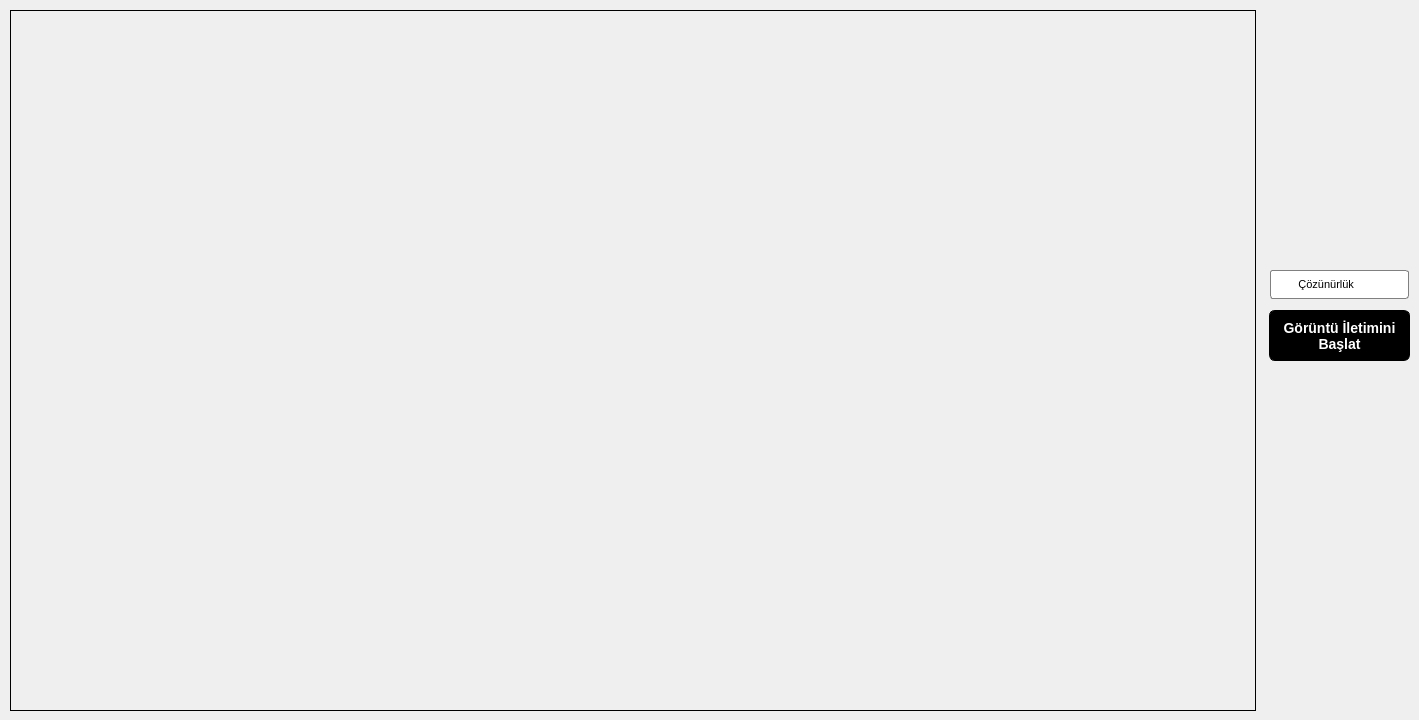
    <widget class="QWidget" name="tab_camera">
     <attribute name="title">
      <string>Kamera</string>
     </attribute>
     <widget class="QLabel" name="lb_camera">
      <property name="geometry">
       <rect>
        <x>10</x>
        <y>10</y>
        <width>1246</width>
        <height>701</height>
       </rect>
      </property>
      <property name="frameShape">
       <enum>QFrame::Box</enum>
      </property>
      <property name="text">
       <string/>
      </property>
     </widget>
     <widget class="QComboBox" name="cb_resolution">
      <property name="enabled">
       <bool>true</bool>
      </property>
      <property name="geometry">
       <rect>
        <x>1270</x>
        <y>270</y>
        <width>139</width>
        <height>29</height>
       </rect>
      </property>
      <property name="sizePolicy">
       <sizepolicy hsizetype="Preferred" vsizetype="Expanding">
        <horstretch>0</horstretch>
        <verstretch>0</verstretch>
       </sizepolicy>
      </property>
      <property name="font">
       <font>
        <pointsize>8</pointsize>
       </font>
      </property>
      <property name="toolTip">
       <string/>
      </property>
      <property name="styleSheet">
       <string notr="true">QComboBox {
    border: 1px solid gray;
    border-radius: 3px;
    padding: 1px 18px 1px 3px;
    min-width: 6em;
}

QComboBox QAbstractItemView
{
  selection-color: black;
  selection-background-color:rgb(14, 139, 255);
}

QComboBox::drop-down {
    border-bottom-right-radius: 3px;
}

</string>
      </property>
      <property name="currentText">
       <string comment="asdsad" extracomment="asdsa">        Çözünürlük</string>
      </property>
      <item>
       <property name="text">
        <string>        Çözünürlük</string>
       </property>
      </item>
      <item>
       <property name="text">
        <string>1080p</string>
       </property>
      </item>
      <item>
       <property name="text">
        <string>720p</string>
       </property>
      </item>
      <item>
       <property name="text">
        <string>480p</string>
       </property>
      </item>
      <item>
       <property name="text">
        <string>360p</string>
       </property>
      </item>
      <item>
       <property name="text">
        <string>240p</string>
       </property>
      </item>
      <item>
       <property name="text">
        <string>144p</string>
       </property>
      </item>
     </widget>
     <widget class="QPushButton" name="bt_cameraStart">
      <property name="geometry">
       <rect>
        <x>1269</x>
        <y>310</y>
        <width>141</width>
        <height>51</height>
       </rect>
      </property>
      <property name="minimumSize">
       <size>
        <width>0</width>
        <height>32</height>
       </size>
      </property>
      <property name="font">
       <font>
        <family>Arial</family>
        <pointsize>-1</pointsize>
        <weight>75</weight>
        <bold>true</bold>
        <underline>false</underline>
        <strikeout>false</strikeout>
       </font>
      </property>
      <property name="styleSheet">
       <string notr="true">QPushButton {
	box-shadow:inset 0px 1px 0px 0px #f29c93;
	background:linear-gradient(to bottom, #fe1a00 5%, #ce0100 100%);
	background-color:black;
	border-radius:6px;
	border:1px solid black;
	display:inline-block;
	cursor:pointer;
	color:#ffffff;
	font-family:Arial;
	font-size:14px;
	font-weight:bold;
	text-decoration:none;
	text-shadow:0px 1px 0px #b23e35;
}
QPushButton:hover {
	background:linear-gradient(to bottom, #ce0100 5%, #fe1a00 100%);
	background-color:#5a6268;
}
QPushButton:active {
	position:relative;
	top:1px;
}
</string>
      </property>
      <property name="text">
       <string>Görüntü İletimini
Başlat</string>
      </property>
     </widget>
    </widget>
